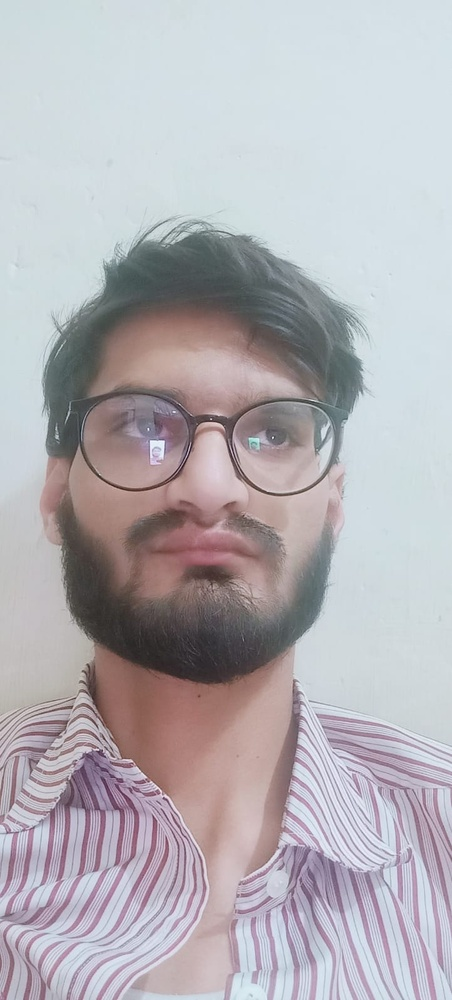
#> input picture dataset/3249/08fa8c2d-2559-4b87-9312-c130007e9142.jpg, 452 x 1000 px, shrunk from 722 x 1599 before the run
$ python main.py
#> lines starting #> are read from the running program, lines starting #| are printed output that depends on the picture
### preprocessing.py
import os
import cv2
import numpy as np

# Define the path to the dataset folder
dataset_path = "dataset/"

# Loop over each subdirectory in the dataset folder
for subdir in os.listdir(dataset_path):
    subdir_path = os.path.join(dataset_path, subdir)

    # Loop over each image file in the subdirectory
    for filename in os.listdir(subdir_path):
        file_path = os.path.join(subdir_path, filename)

        # Check if file is an image file
        if file_path.endswith(('.jpg', '.jpeg', '.png', '.bmp')):

            # Read the image file
            image = cv2.imread(file_path)
#> image is the input picture: shape (1000, 452, 3); mean B, G, R 181.8, 176.7, 180.1

            # Remove the background using GrabCut algorithm
            mask = np.zeros(image.shape[:2], np.uint8)
            bgdModel = np.zeros((1, 65), np.float64)
            fgdModel = np.zeros((1, 65), np.float64)
            (x, y, w, h) = cv2.boundingRect(cv2.findNonZero(cv2.Canny(image, 100, 200)))
#> x = 0; y = 215; w = 452; h = 785
            cv2.grabCut(image, mask, (x, y, w, h), bgdModel, fgdModel, 5, cv2.GC_INIT_WITH_RECT)
            mask2 = np.where((mask == 2) | (mask == 0), 0, 1).astype('uint8')
            image = image * mask2[:, :, np.newaxis]

            # Remove noise using bilateral filter
            image = cv2.bilateralFilter(image, 9, 75, 75)

            # Convert to grayscale
            gray = cv2.cvtColor(image, cv2.COLOR_BGR2GRAY)

            # Adjust brightness
            hsv = cv2.cvtColor(image, cv2.COLOR_BGR2HSV)
#> hsv: shape (1000, 452, 3); mean H, S, V 52.5, 20.1, 98.4
            h, s, v = cv2.split(hsv)
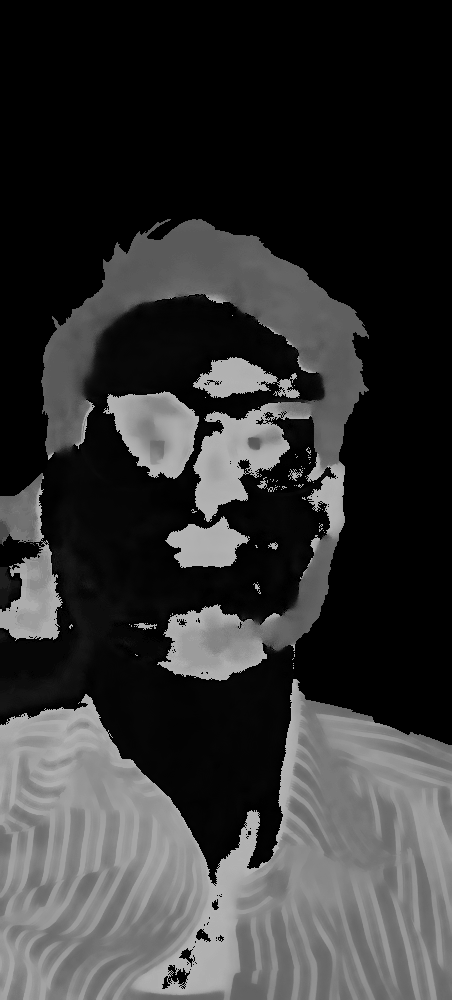
#> h: shape (1000, 452); min 0, max 179, mean 52.5
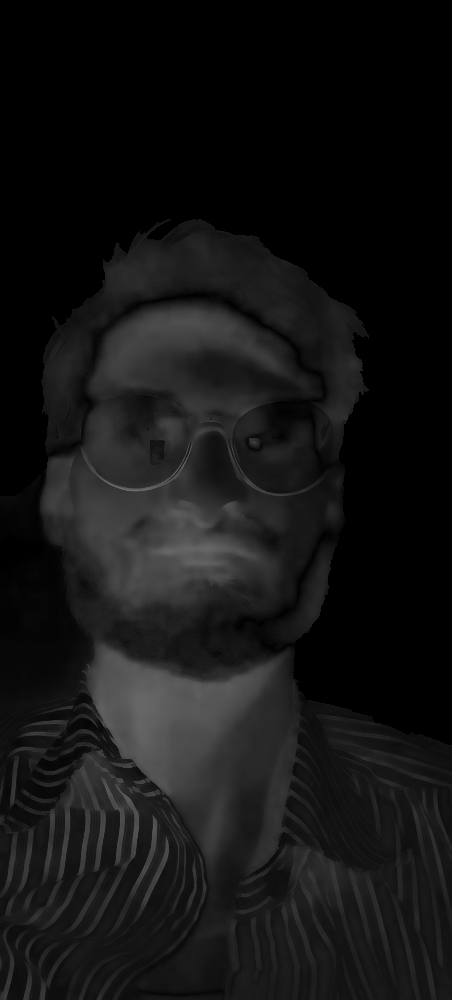
#> s: shape (1000, 452); min 0, max 114, mean 20.1
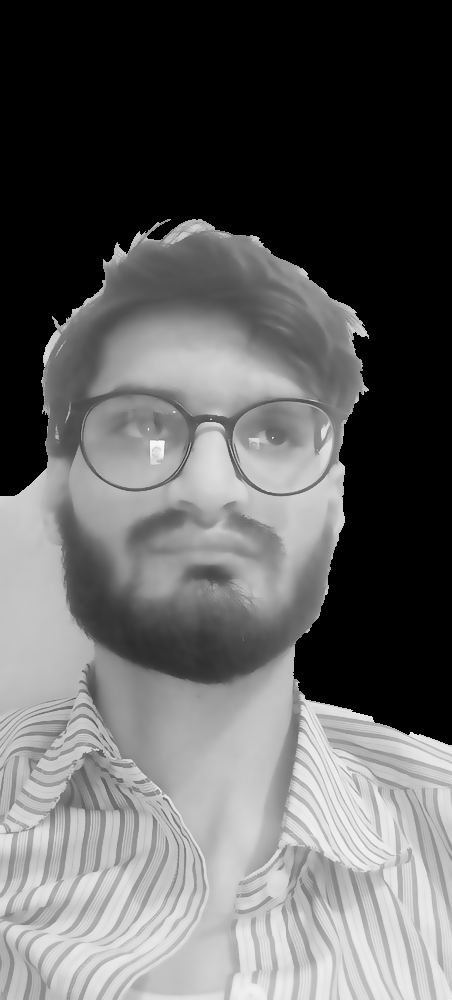
#> v: shape (1000, 452); min 0, max 250, mean 98.4
            v = cv2.equalizeHist(v)
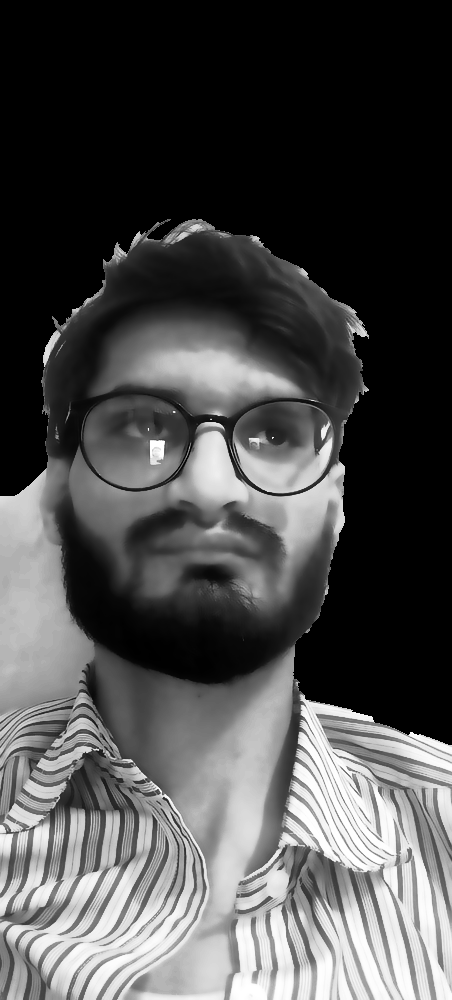
#> v: shape (1000, 452); min 0, max 255, mean 76.8
            hsv = cv2.merge((h, s, v))
#> hsv: shape (1000, 452, 3); mean H, S, V 52.5, 20.1, 76.8
            image = cv2.cvtColor(hsv, cv2.COLOR_HSV2BGR)

            # Increase sharpness
            sharpen_kernel = np.array([[-1,-1,-1], [-1,9,-1], [-1,-1,-1]])
            image = cv2.filter2D(image, -1, sharpen_kernel)
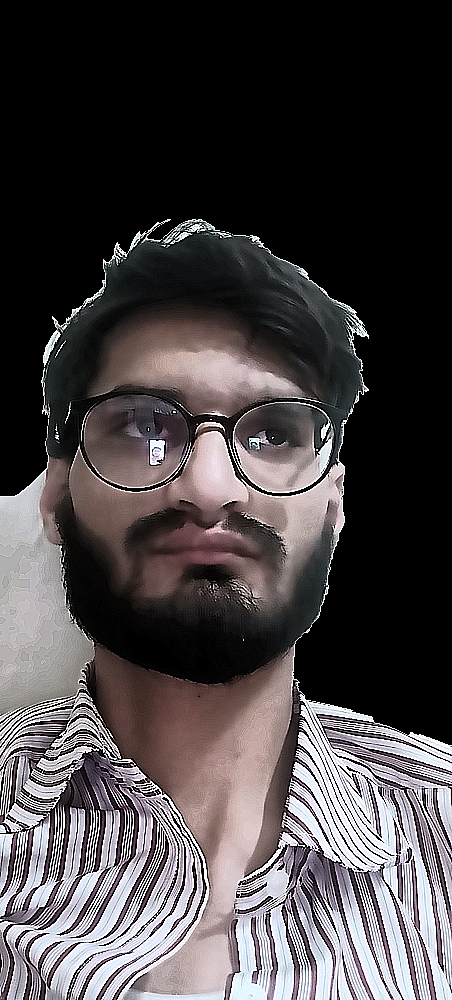
#> image: shape (1000, 452, 3); mean B, G, R 70, 68.4, 73.1

            # Save the processed image
            cv2.imwrite(file_path, gray)

def preprocess_image(img_path):
    img = cv2.imread(img_path)
    gray = cv2.cvtColor(img, cv2.COLOR_BGR2GRAY)
    gray = cv2.equalizeHist(gray)
    return gray

### LBPH_Classifier.py
import cv2
import os
from preprocessing import preprocess_image
import numpy as np

def train_lbph(dataset_path):
    face_cascade = cv2.CascadeClassifier('Model/haarcascade_frontalface_default.xml')
    recognizer = cv2.face.LBPHFaceRecognizer_create()
    images = []
    labels = []

    for folder_name in os.listdir(dataset_path):
        folder_path = os.path.join(dataset_path, folder_name)
        if not os.path.isdir(folder_path):
            continue
        label = int(folder_name)
        for file_name in os.listdir(folder_path):
            img_path = os.path.join(folder_path, file_name)
            img = preprocess_image(img_path)
            faces = face_cascade.detectMultiScale(img)
            for (x,y,w,h) in faces:
                images.append(img[y:y+h,x:x+w])
                labels.append(label)

    recognizer.train(images, np.array(labels))
    recognizer.save('Model/lbph_model.xml')

### face_recognition.py
import cv2
import numpy as np
import csv

def recognize_faces(frame, model_path, csv_path):
    face_cascade = cv2.CascadeClassifier('Model/haarcascade_frontalface_default.xml')
    recognizer = cv2.face.LBPHFaceRecognizer_create()
    recognizer.read(model_path)
    with open(csv_path, 'r') as f:
        reader = csv.DictReader(f)
        students = {row['id']: row['name'] for row in reader}

    gray = cv2.cvtColor(frame, cv2.COLOR_BGR2GRAY)
    faces = face_cascade.detectMultiScale(gray, scaleFactor=1.2, minNeighbors=5)

    if len(faces) == 0:
        return [], [], []

    names = []
    labels = []
    confidences = []

    for (x, y, w, h) in faces:
        roi_gray = gray[y:y + h, x:x + w]
        label, confidence = recognizer.predict(roi_gray)
        if confidence < 60:
            name = students[str(label)] if str(label) in students else "Unknown"
            with open(csv_path, 'r') as f:
                reader = csv.DictReader(f)
                rows = []
                for row in reader:
                    if row['id'] == str(label):
                        row['status'] = 'P'
                    rows.append(row)
            with open(csv_path, 'w', newline='') as f:
                writer = csv.DictWriter(f, fieldnames=reader.fieldnames)
                writer.writeheader()
                writer.writerows(rows)
            cv2.rectangle(frame, (x, y), (x + w, y + h), (0, 255, 0), 2)
            cv2.putText(frame, f'{name} ({label})', (x, y - 10), cv2.FONT_HERSHEY_SIMPLEX, 0.5, (0, 255, 0), 2)
        else:
            cv2.rectangle(frame, (x, y), (x + w, y + h), (0, 255, 0), 2)
            cv2.putText(frame, f'Unknown', (x, y - 10), cv2.FONT_HERSHEY_SIMPLEX, 0.5, (0, 255, 0), 2)

    return names, labels, confidences

### main.py
import cv2
import os
from LBPH_Classifier import train_lbph
from face_recognition import recognize_faces

DATASET_PATH = 'dataset'
#> DATASET_PATH = 'dataset'
LBPH_MODEL_PATH = 'Model/lbph_model.xml'
STUDENT_CSV_PATH = 'student.csv'

if not os.path.exists(LBPH_MODEL_PATH):
    train_lbph(DATASET_PATH)
#> in preprocess_image, `gray = cv2.equalizeHist(gray)`:
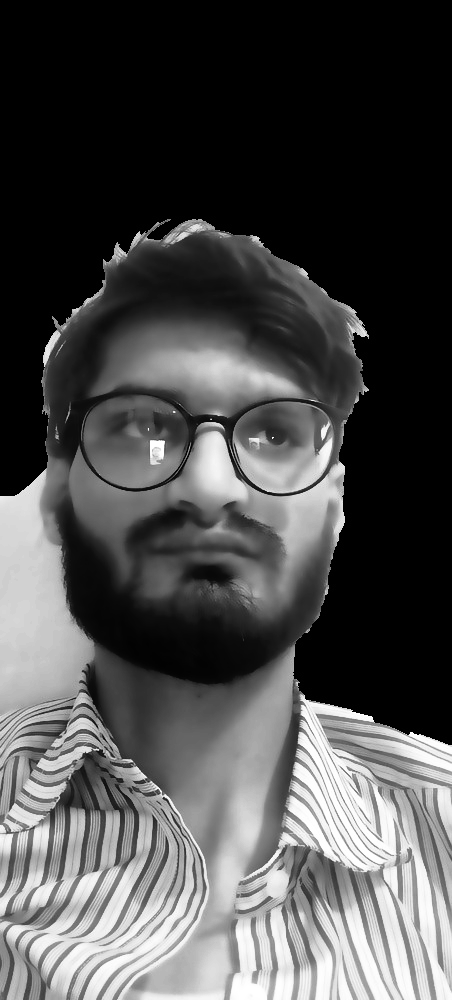
#> gray: shape (1000, 452); min 0, max 255, mean 77.4

camera = cv2.VideoCapture(0)

while True:
    ret, frame = camera.read()
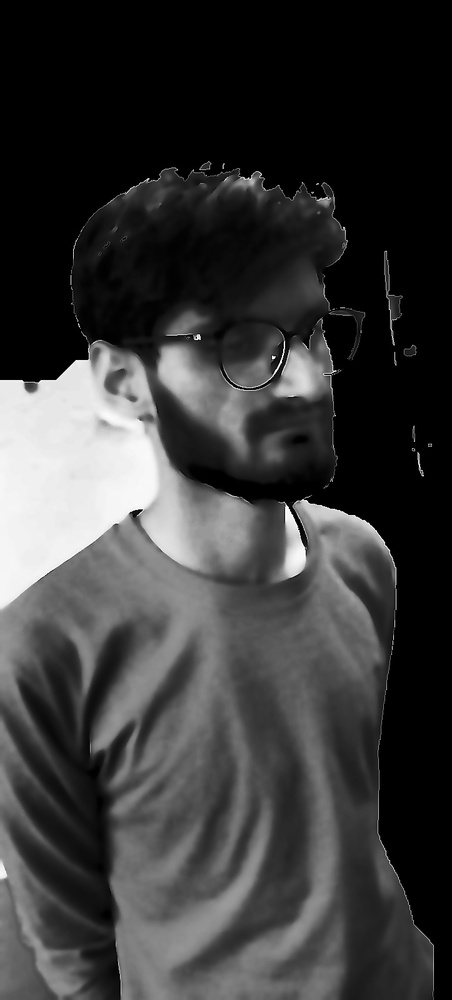
#> input picture dataset/3249/12.jpg, 452 x 1000 px, shrunk from 723 x 1600 before the run, given in place of the camera
#> frame is the input picture: shape (1000, 452, 3); min 0, max 255, mean 57.7
    if not ret:
        break

    result = recognize_faces(frame, LBPH_MODEL_PATH, STUDENT_CSV_PATH)
#> (reads student.csv from the repository)
    if result is None:
        print('No faces detected.')
    else:
        name, id, confidence = result
        print(f'face detected.of Name : {name} ID : {id}, Confidence : {confidence}')

    cv2.imshow('Face Recognition System', frame)

    if cv2.waitKey(1) & 0xFF == ord('q'):
#> (key q is pressed here)
        break

camera.release()
cv2.destroyAllWindows()
